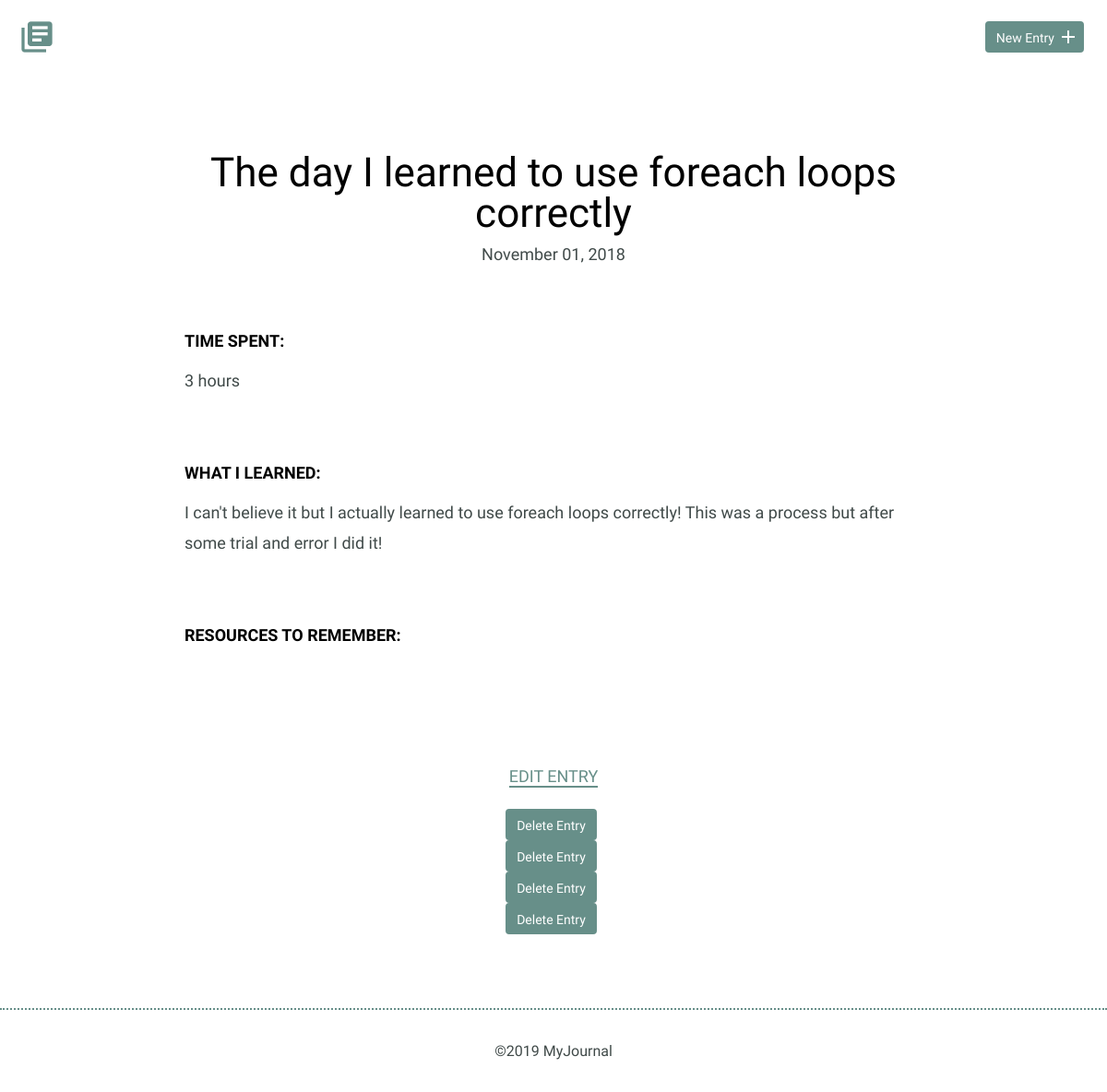
Page /detail.php on the earlier database version.
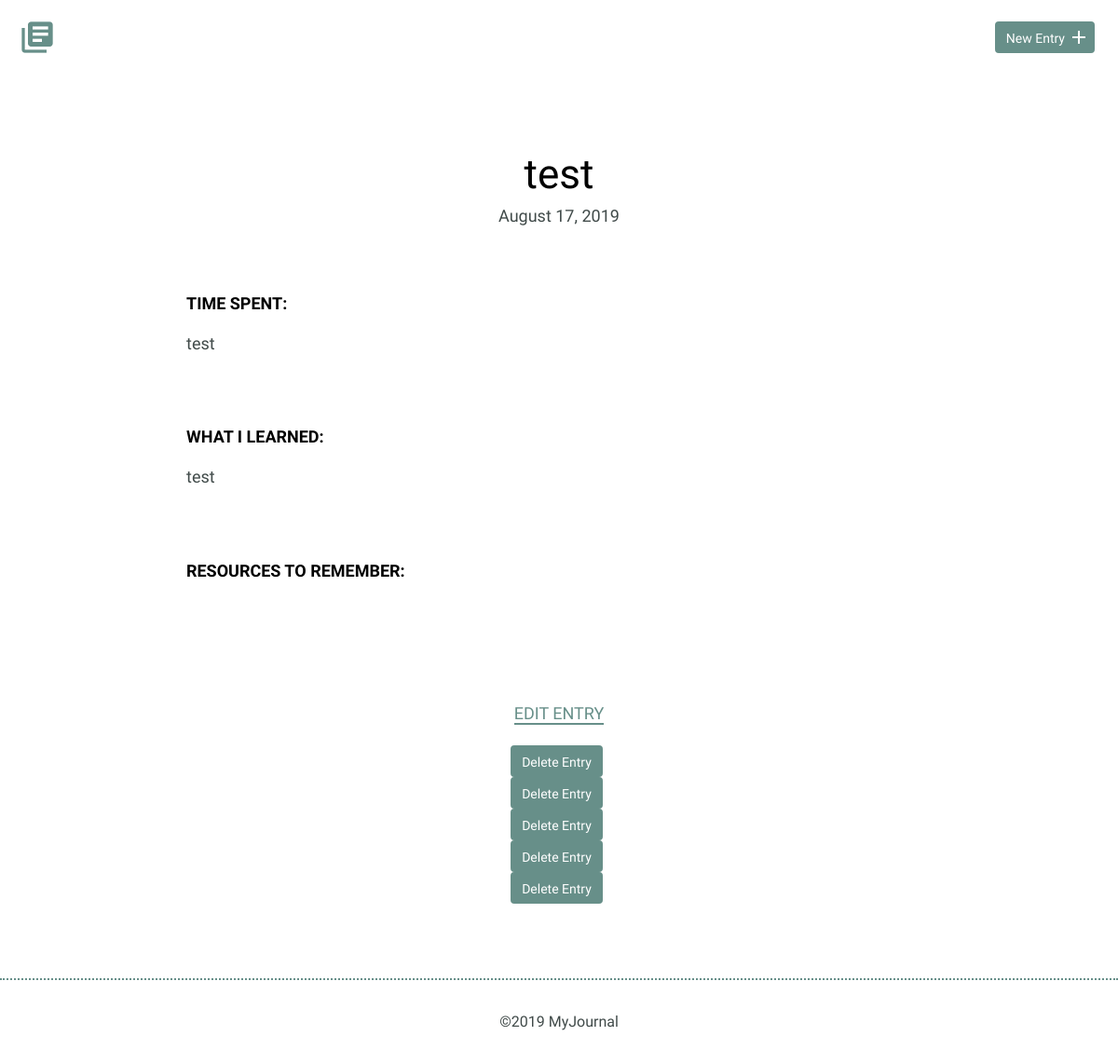
Same page on the later database version.
### tables this page shows
CREATE TABLE "entries" (
	`id`	INTEGER,
	`title`	TEXT,
	`date`	TEXT,
	`time_spent`	INTEGER,
	`learned`	BLOB,
	`resources`	BLOB,
	PRIMARY KEY(`id`)
);

### inc/functions.php (called while the page is built, shortened)
<?php
function get_entry_list() {
    include 'connection.php';
    try {
        return $db->query('SELECT title, date FROM entries ORDER BY date DESC');
    } catch (Exception $e) {
        echo "Error:" . $e->getMessage() . "<br>";
        return array();
    }
}
function get_entry_details() {
    include 'connection.php';
    try {
        return $db->query('SELECT * FROM entries ORDER BY date DESC LIMIT 1');
    } catch (Exception $e) {
        echo "Error:" . $e->getMessage() . "<br>";
        return array();
    }
}

### detail.php (the view, shortened to what this page needs)
<?php
require 'inc/functions.php';
foreach (get_entry_details() as $item) {
    $section = $item['title'];
}
include 'inc/header.php'; ?>
  <section>
    <div class="container">
      <div class="entry-list single">
        <?php
        foreach (get_entry_details() as $item) {
            echo "<article>";
            echo "<h1>" . $item['title'] . "</h1>";
            echo "<time datetime='" . $item['date'] . "'>" . date('F d, Y', strtotime($item['date'])) . "</time>";
            echo "<div class='entry'>";
            echo "<h3>Time Spent: </h3>";
            echo "<p>" . $item['time_spent'] . "</p>";
            echo "</div>";
            echo "<div class='entry'>";
            echo "<h3>What I Learned:</h3>";
            echo "<p>" . $item['learned'] . "</p>";
            echo "<div class='entry'>";
            echo "<h3>Resources to Remember:</h3";
            echo "</div>";
            echo "</article>";
       }
       ?>
      </div>
    </div>
    <div class="edit">
      <p><a href="edit.php">Edit Entry</a></p>
      <?php
      foreach (get_entry_list() as $item) {
          echo "<form method='post' action='detail.php'>";
          echo "<input type='submit' value='Delete Entry' class='button'>";
         echo "</form>";
       }
       ?>
    </div>
  </section>
<?php include 'inc/footer.php'; ?>

### inc/header.php (shortened to what this page needs)
<!DOCTYPE html>
<html>
  <head>
    <link rel="stylesheet" href="css/normalize.css">
    <link rel="stylesheet" href="css/site.css">
  </head>
  <body>
    <header>
      <div class="container">
        <div class="site-header">
          <a class="logo" href="index.php"><i class="material-icons">library_books</i></a>
          <a class="button icon-right" href="new.php"><span>New Entry</span> <i class="material-icons">add</i></a>
        </div>
      </div>
    </header>

### inc/footer.php
    <footer>
      <div>
        &copy;<?php echo date("Y"); ?> MyJournal
      </div>
    </footer>
  </body>
</html>

### css/site.css (style rules this page uses)
body { font-size: 16px; color: #404a49; font-family: 'Cousine', serif; font-weight: 400; }
.container { margin: 0 auto; padding: 0 25px; }
header .site-header { margin: 0 auto; height: 95px; }
header .logo i { color: #678f89; margin: 20px 0 0 -5px; float: left; font-size: 40px; }
header .button { float: right; margin: 33px 0 0 0; }
footer { text-align: center; padding: 35px 0; border-top: 2px dotted #678f89; }
.button { padding: 8px 10px 6px 10px; background: #678f89; border: 2px solid #678f89; border-radius: 4px; text-decoration: none; color: #FFF; position: relative; text-align: center; font-size: 14px; }
.button.icon-right { padding-right: 30px; top: -10px; }
.button.icon-right i { position: absolute; top: 3px; right: 3px; }
h1, h2, h3 { margin: 0; font-weight: 400; line-height: 1em; color: #000; }
h1 { font-size: 44px; margin-bottom: 12px; }
h3 { font-size: 18px; font-family: 'Work Sans', serif; font-weight: 600; text-transform: uppercase; }
p { line-height: 1.8em; font-size: 18px; }
p a { border-bottom: 2px solid #678f89; padding: 0; color: #678f89; text-decoration: none; }
.entry-list, .edit-entry, .new-entry { max-width: 800px; margin: 0 auto; padding: 70px 0 150px 0; }
.entry-list article { margin-bottom: 70px; text-align: center; }
.entry-list article:last-child { margin-bottom: 0; }
.entry-list.single { padding-bottom: 70px; }
.entry-list.single time { font-size: 18px; }
.entry { max-width: 800px; margin: 75px auto 0 auto; text-align: left; }
.entry p { margin-bottom: 40px; }
.edit { padding-bottom: 80px; text-align: center; margin: 0 auto; }
.edit a { font-weight: 400; text-transform: uppercase; font-size: 18px; }
input[type=submit] { margin-right: 5px; }

Differences in the rows shown:
no longer on one of the page's lists (row unchanged): entries: title "The day I learned to use foreach loops correctly", date "November 01, 2018", time_spent "3 hours", learned "I can't believe it but I actually learned to use foreach loops correctly! This was a process but after some trial and error I did it!"
added entries: title "test", date "August 17, 2019", time_spent "test", learned "test"
